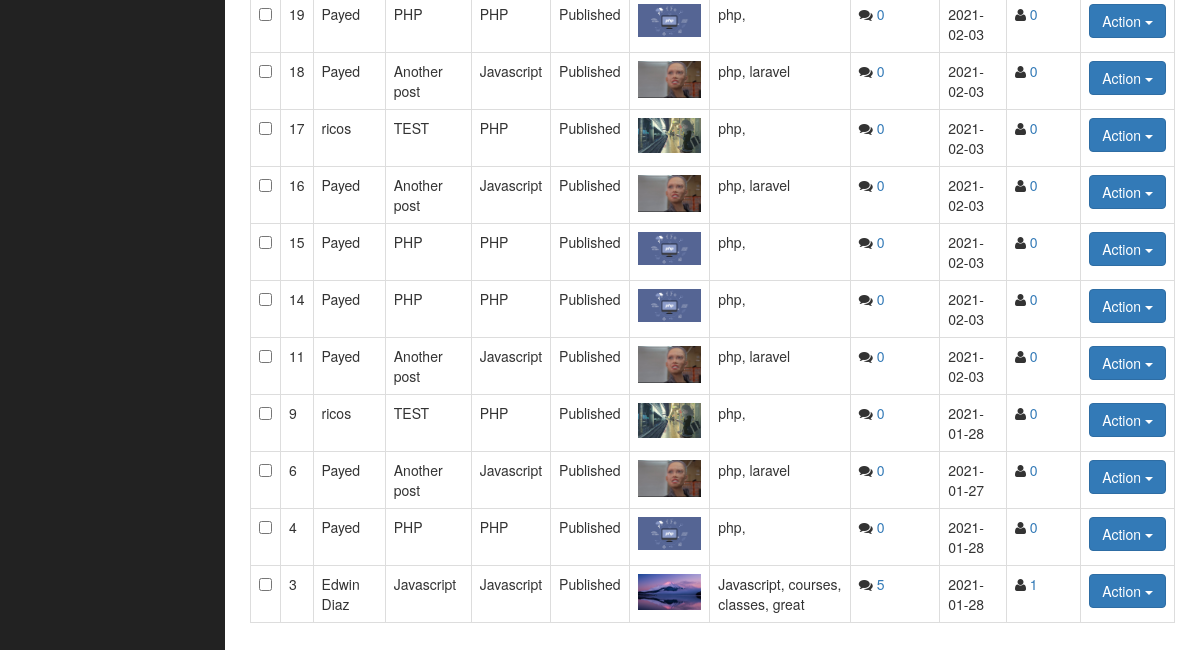
The app's page /admin/posts.php (signed in, lower part), older data.
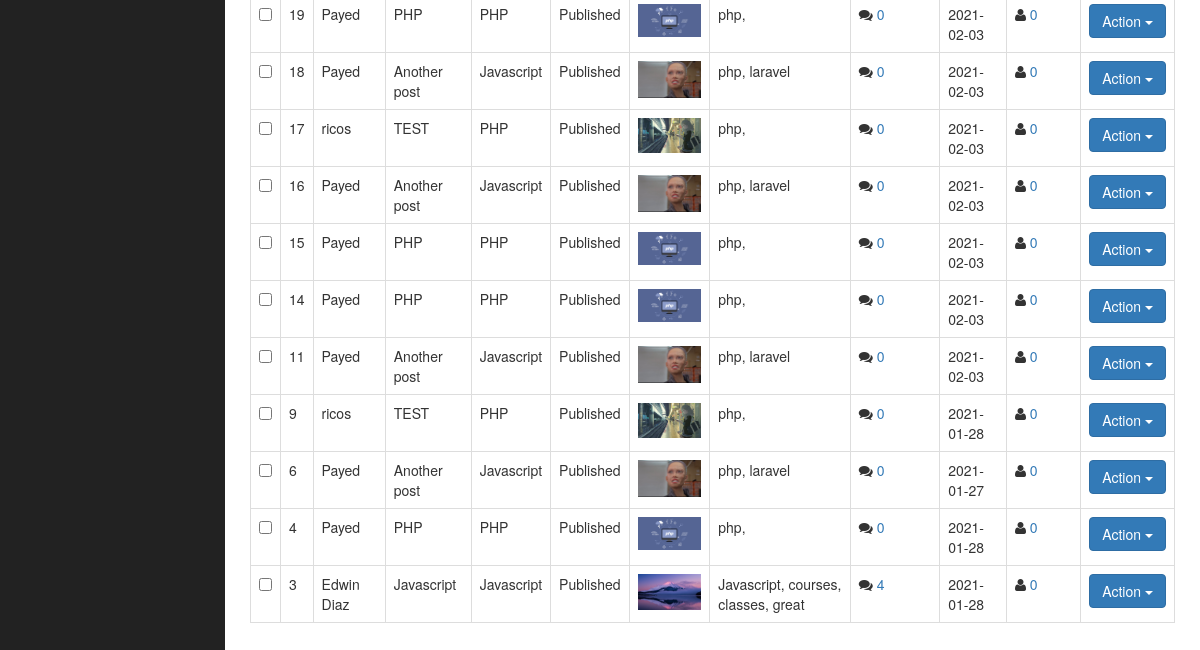
The same page, newer data.
### tables this page shows
CREATE TABLE `posts` (
  `post_id` int(3) NOT NULL,
  `post_category_id` int(3) NOT NULL,
  `post_title` varchar(255) NOT NULL,
  `post_author` varchar(255) NOT NULL,
  `post_date` date NOT NULL,
  `post_image` text NOT NULL,
  `post_content` text NOT NULL,
  `post_tag` varchar(255) NOT NULL,
  `post_comment_count` int(11) NOT NULL,
  `post_status` varchar(255) NOT NULL DEFAULT 'draft',
  `post_view_count` int(11) NOT NULL
);

### admin/includes/view_all_posts.php (the view, shortened to what this page needs)
<form action="" method="post">
<table class="table table-bordered table-hover table-sm ">
     <br>
    <tbody>
    <?php
     $query = "SELECT * FROM posts ORDER BY post_id DESC";
     $select_posts = mysqli_query($connection, $query);
    while ($row = mysqli_fetch_assoc($select_posts))
    {
        $post_id = $row['post_id'];
        $post_author = $row['post_author'];
        $post_title = $row['post_title'];
        $post_category_id = $row['post_category_id'];
        $post_status = $row['post_status'];
        $post_image = $row['post_image'];
        $post_tag = $row['post_tag'];
        $post_date = $row['post_date'];
        $post_view_count = $row['post_view_count'];
        echo "<tr>";
        ?>
            <td><input class="checkBoxes" type="checkbox"  name="checkBoxArray[]" value="<?php echo $post_id ?>"></td>
        <?php
        echo "<td> $post_id </td>";
        echo "<td> $post_author </td>";
        echo "<td> $post_title </td>";
         $query = "SELECT * FROM categories WHERE cat_id = {$post_category_id} ";
         $select_categories_id = mysqli_query($connection, $query);
         while ($row = mysqli_fetch_assoc( $select_categories_id )) {
         $cat_title = $row['cat_title'];
        echo "<td> {$cat_title} </td>";
        }
        echo "<td> $post_status </td>";
        echo "<td><img class='img-responsive' width='100' src='../images/$post_image' alt='images'>  </td>";
        echo "<td> $post_tag </td>";
        $query = "SELECT * FROM comments WHERE comment_post_id = $post_id";
        $send_comment_query = mysqli_query($connection, $query);
        $count_comments = mysqli_num_rows($send_comment_query);
        echo "<td> <i class='fa fa-comments'></i><a href='post_comments.php?id=$post_id'> $count_comments</a> </td>";
        echo "<td> $post_date</td>";
        echo "<td> <i class='fa fa-user'></i> <a href='posts.php?reset={$post_id}'>$post_view_count</a> </td>";
       echo "<td>
                 <div class='dropdown'>
                  <button class='btn btn-primary dropdown-toggle' type='button' data-toggle='dropdown'>Action
                  <span class='caret'></span></button>
                  <ul class='dropdown-menu'>
                    <li><a href='../post.php?p_id={$post_id}'> <i class='fa fa-eye'></i> View</a></li>
                    <li class='divider'></li>
                    <li><a href='posts.php?source=edit_post&p_id={$post_id}'><i class='fa fa-pencil'></i> Edit</a></li>
                    <li class='divider'></li>
                    <li><a onClick=\"javascript: return confirm('Are you sure you want to delete?');\" href='posts.php?delete={$post_id}'><i class='fa fa-trash'></i> Delete</a></li>
                  </ul>
                </div>
            </td>";
        echo "</tr>";
    }
    ?>
        </tbody>
    </table>
    </form>

Row changes from the older to the newer data that the page shows:
changed posts "Edwin Diaz": count_comments "5" → "4"; post_view_count "1" → "0"
